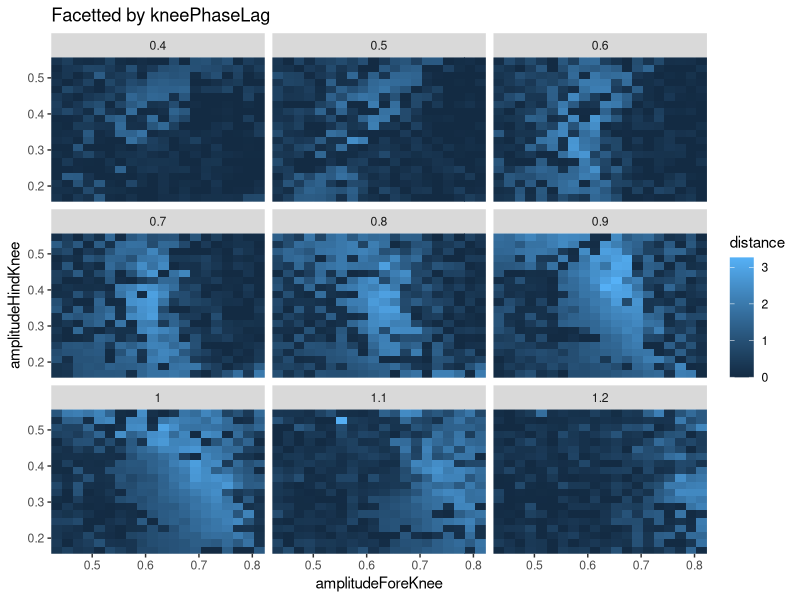
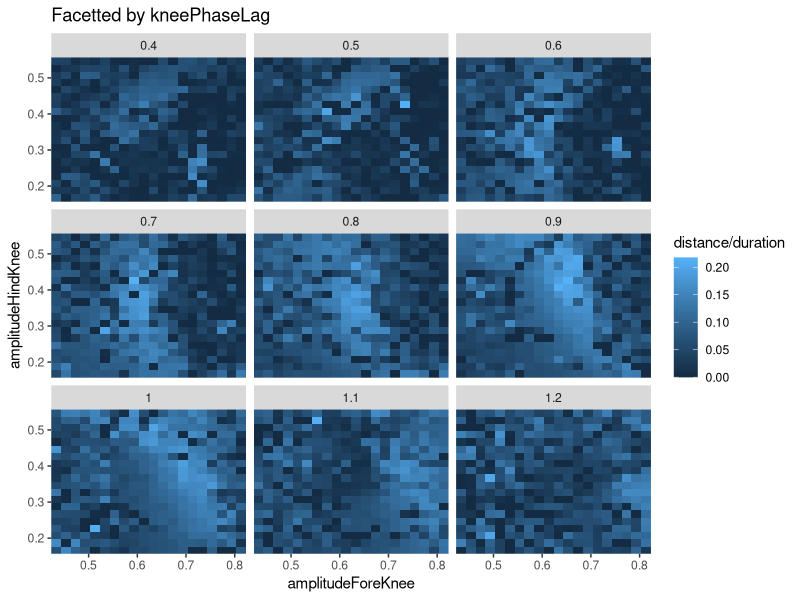
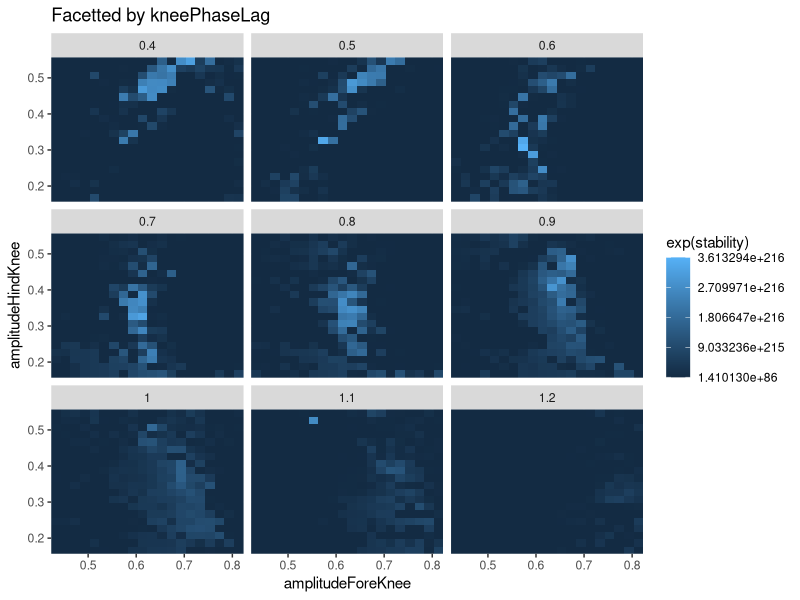
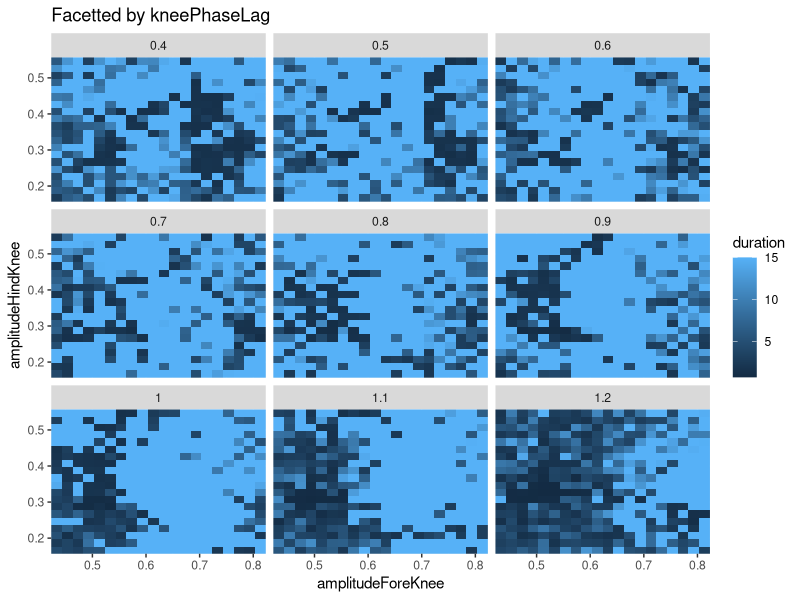
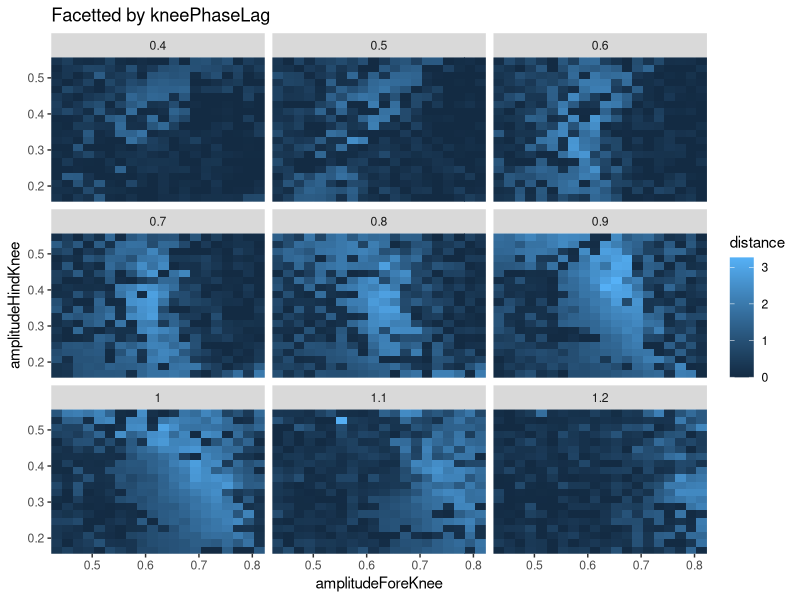
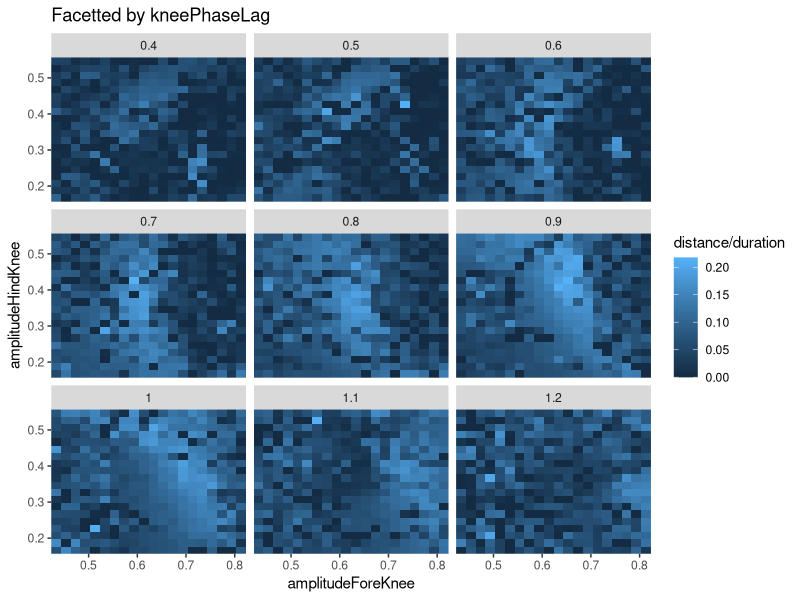
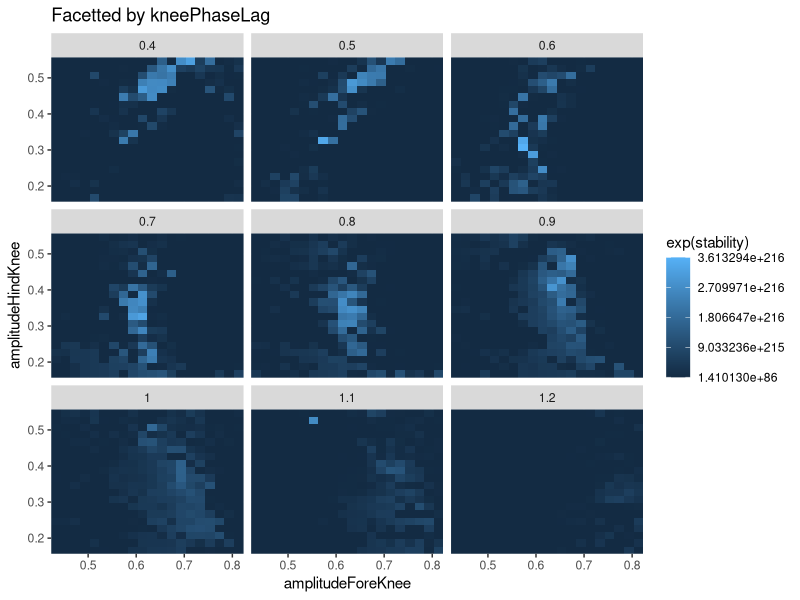
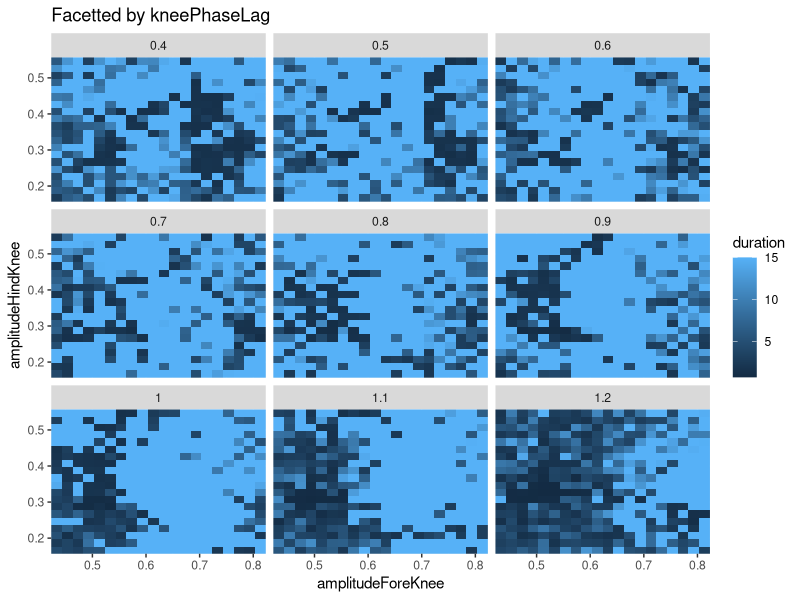

R code for these plots, in order:
# plot the results from our simulation
library("ggplot2")

# theme_set(theme_bw())
theme_update(
	plot.rgin = c(0,0)
)

data = read.table("kneelag-amp.dat", header=TRUE)
attach(data)

qplot(amplitudeForeKnee, amplitudeHindKnee, fill = distance, data = data, 
	geom = "tile", main = "Facetted by kneePhaseLag") + 
	facet_wrap(~ kneePhaseLag) + scale_x_continuous(expand=c(0,0)) +
	scale_y_continuous(expand=c(0,0))
ggsave("kneelag-amp-dist.pdf", width = 11, height = 10)

qplot(amplitudeForeKnee, amplitudeHindKnee, fill = distance/duration, data = data, geom = "tile", main = "Facetted by kneePhaseLag") + facet_wrap(~ kneePhaseLag)+ scale_x_continuous(expand=c(0,0)) + scale_y_continuous(expand=c(0,0))
ggsave("kneelagamp-speed.pdf", width = 11, height = 10)

qplot(amplitudeForeKnee, amplitudeHindKnee, fill = exp(stability), data = data, geom = "tile", main = "Facetted by kneePhaseLag") + facet_wrap(~ kneePhaseLag)+ scale_x_continuous(expand=c(0,0)) + scale_y_continuous(expand=c(0,0))
ggsave("kneelagamp-stab.pdf", width = 11, height = 10)

qplot(amplitudeForeKnee, amplitudeHindKnee, fill = duration, data = data, geom = "tile", main = "Facetted by kneePhaseLag") + facet_wrap(~ kneePhaseLag)+ scale_x_continuous(expand=c(0,0)) + scale_y_continuous(expand=c(0,0))
ggsave("kneelagamp-dur.pdf", width = 11, height = 10)
